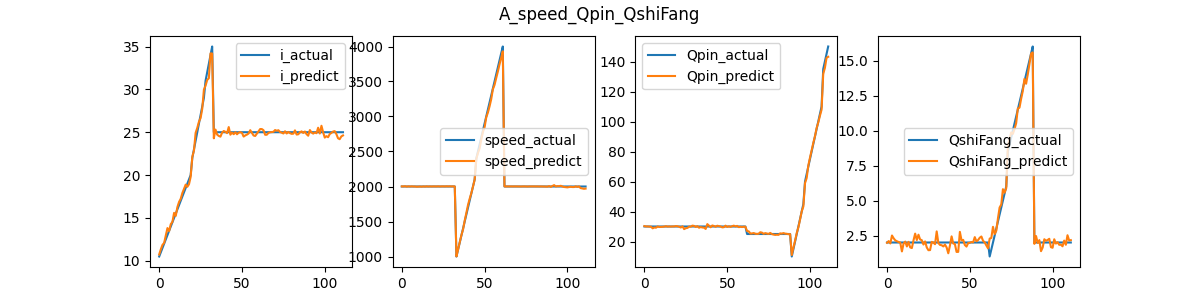

Generate this figure with Python:
import openpyxl
import torch
from matplotlib import pyplot as plt
from dataset import DataSet_backward
from net import Net
from net_backward import Net as Net_bcakward
import config
import sys

POINT_SIZE = 4

device = torch.device("cuda:0" if torch.cuda.is_available() else "cpu")


def test(_model, to_predict, actual, name):
    i_predict_list = []  # 电流
    speed_predict_list = []  # 打标速度
    Qpin_predict_list = []  # Q频
    QshiFang_predict_list = []  # Q释放

    i_actual_list = []  # 电流
    speed_actual_list = []  # 打标速度
    Qpin_actual_list = []  # Q频
    QshiFang_actual_list = []  # Q释放

    X_list = []
    cnt = 0

    # to_predict = torch.Tensor([[float(c.value) for c in row[4:7]] for row in list(worksheet.rows)[1:]]).to(device)
    # predicts = _model(to_predict).to(device)
    predicts = _model(to_predict).to(device)
    actual = actual.to(device)

    for row in actual:
        print('Predict')
        predict = predicts[cnt]
        print(predict)
        print('Actual')
        print(row)

        i_predict_list.append(predict[0].item())
        speed_predict_list.append(predict[1].item())
        Qpin_predict_list.append(predict[2].item())
        QshiFang_predict_list.append(predict[3].item())

        i_actual_list.append(row[0].item())
        speed_actual_list.append(row[1].item())
        Qpin_actual_list.append(row[2].item())
        QshiFang_actual_list.append(row[3].item())

        X_list.append(cnt)
        cnt += 1
        print('=========')

    # 绘图
    fig, axs = plt.subplots(1, 4, figsize=(24, 5))

    axs[0].plot(X_list, i_actual_list, c='royalblue', label='i_actual')
    axs[0].plot(X_list, i_predict_list, c='darkorange', label='i_predict')
    # axs[0].scatter(X_list, i_actual_list, c='dodgerblue', s=POINT_SIZE, label='i_actual')
    # axs[0].scatter(X_list, i_predict_list, c='darkorange', s=POINT_SIZE, label='i_predict')
    axs[0].legend()

    axs[1].plot(X_list, speed_actual_list, c='royalblue', label='speed_actual')
    axs[1].plot(X_list, speed_predict_list, c='darkorange', label='speed_predict')
    # axs[1].scatter(X_list, speed_actual_list, c='royalblue', s=POINT_SIZE, label='speed_actual')
    # axs[1].scatter(X_list, speed_predict_list, c='darkorange', s=POINT_SIZE, label='speed_predict')
    axs[1].legend()

    axs[2].plot(X_list, Qpin_actual_list, c='royalblue', label='Qpin_actual')
    axs[2].plot(X_list, Qpin_predict_list, c='darkorange', label='Qpin_predict')
    # axs[2].scatter(X_list, Qpin_actual_list, c='royalblue', s=POINT_SIZE, label='Qpin_actual')
    # axs[2].scatter(X_list, Qpin_predict_list, c='darkorange', s=POINT_SIZE, label='Qpin_predict')
    axs[2].legend()

    axs[3].plot(X_list, QshiFang_actual_list, c='royalblue', label='QshiFang_actual')
    axs[3].plot(X_list, QshiFang_predict_list, c='darkorange', label='QshiFang_predict')
    # axs[3].scatter(X_list, QshiFang_actual_list, c='royalblue', s=POINT_SIZE, label='QshiFang_actual')
    # axs[3].scatter(X_list, QshiFang_predict_list, c='darkorange', s=POINT_SIZE, label='QshiFang_predict')
    axs[3].legend()

    fig.suptitle(f'./result/{name} - I_speed_Qpin_QshiFang')
    plt.savefig('./result/%s.png' % name)
    plt.show()


# 两个模型的test
def test_two_net(_model_1, _model_2, to_predict, actual, name):
    i_predict_list = []  # 电流
    speed_predict_list = []  # 打标速度
    Qpin_predict_list = []  # Q频
    QshiFang_predict_list = []  # Q释放

    i_actual_list = []  # 电流
    speed_actual_list = []  # 打标速度
    Qpin_actual_list = []  # Q频
    QshiFang_actual_list = []  # Q释放

    X_list = []
    cnt = 0

    predicts_1 = _model_1(to_predict).to(device)
    predicts_2 = _model_2(to_predict).to(device)

    actual = actual.to(device)

    for row in actual:
        print('Predict_1')
        predict_1 = predicts_1[cnt]
        predict_2 = predicts_2[cnt]
        print(predict_1, predict_2)
        print('Actual')
        print(row)

        speed_predict_list.append(predict_1[0].item())
        i_predict_list.append(predict_2[0].item())
        Qpin_predict_list.append(predict_2[1].item())
        QshiFang_predict_list.append(predict_2[2].item())

        speed_actual_list.append(row[0].item())
        i_actual_list.append(row[1].item())
        Qpin_actual_list.append(row[2].item())
        QshiFang_actual_list.append(row[3].item())

        X_list.append(cnt)
        cnt += 1
        print('=========')

    # 绘图
    fig, axs = plt.subplots(1, 4, figsize=(24, 5))

    axs[0].plot(X_list, i_actual_list, c='royalblue', label='i_actual')
    axs[0].plot(X_list, i_predict_list, c='darkorange', label='i_predict')
    axs[0].legend()

    axs[1].plot(X_list, speed_actual_list, c='royalblue', label='speed_actual')
    axs[1].plot(X_list, speed_predict_list, c='darkorange', label='speed_predict')
    axs[1].legend()

    axs[2].plot(X_list, Qpin_actual_list, c='royalblue', label='Qpin_actual')
    axs[2].plot(X_list, Qpin_predict_list, c='darkorange', label='Qpin_predict')
    axs[2].legend()

    axs[3].plot(X_list, QshiFang_actual_list, c='royalblue', label='QshiFang_actual')
    axs[3].plot(X_list, QshiFang_predict_list, c='darkorange', label='QshiFang_predict')
    axs[3].legend()

    fig.suptitle(f'{name} - I_speed_Qpin_QshiFang - TWO_NET')
    plt.savefig('./result/%s_twoNet.png' % name)
    plt.show()


if __name__ == '__main__':

    dataSet = DataSet_backward()

    if len(sys.argv) == 2 and sys.argv[1] == 'two_model':
        print(f"test two model~")
        model_1 = Net_bcakward(config.NET1())  # 打标速度
        model_2 = Net_bcakward(config.NET2())  # a,q频，q释放
        try:
            model_1.load_state_dict(torch.load('model_1.pl', map_location=device))
            model_2.load_state_dict(torch.load('model_2.pl', map_location=device))
            model_1.eval()
            model_2.eval()
            model_1.to(device)
            model_2.to(device)
            test_two_net(model_1, model_2, dataSet.x_matrix.to(device), dataSet.y_matrix.to(device), 'Train')
            test_two_net(model_1, model_2, dataSet.vx_matrix.to(device), dataSet.vy_matrix.to(device), 'Valid')
        except:
            print('load model fail!')
            pass
    else:
        print("test model~")
        model = Net()
        model.load_state_dict(torch.load('model.pl', map_location=device))

        model.eval()
        model.to(device)

        test(model, dataSet.x_matrix.to(device), dataSet.y_matrix.to(device), 'Train')
        test(model, dataSet.vx_matrix.to(device), dataSet.vy_matrix.to(device), 'Valid')
